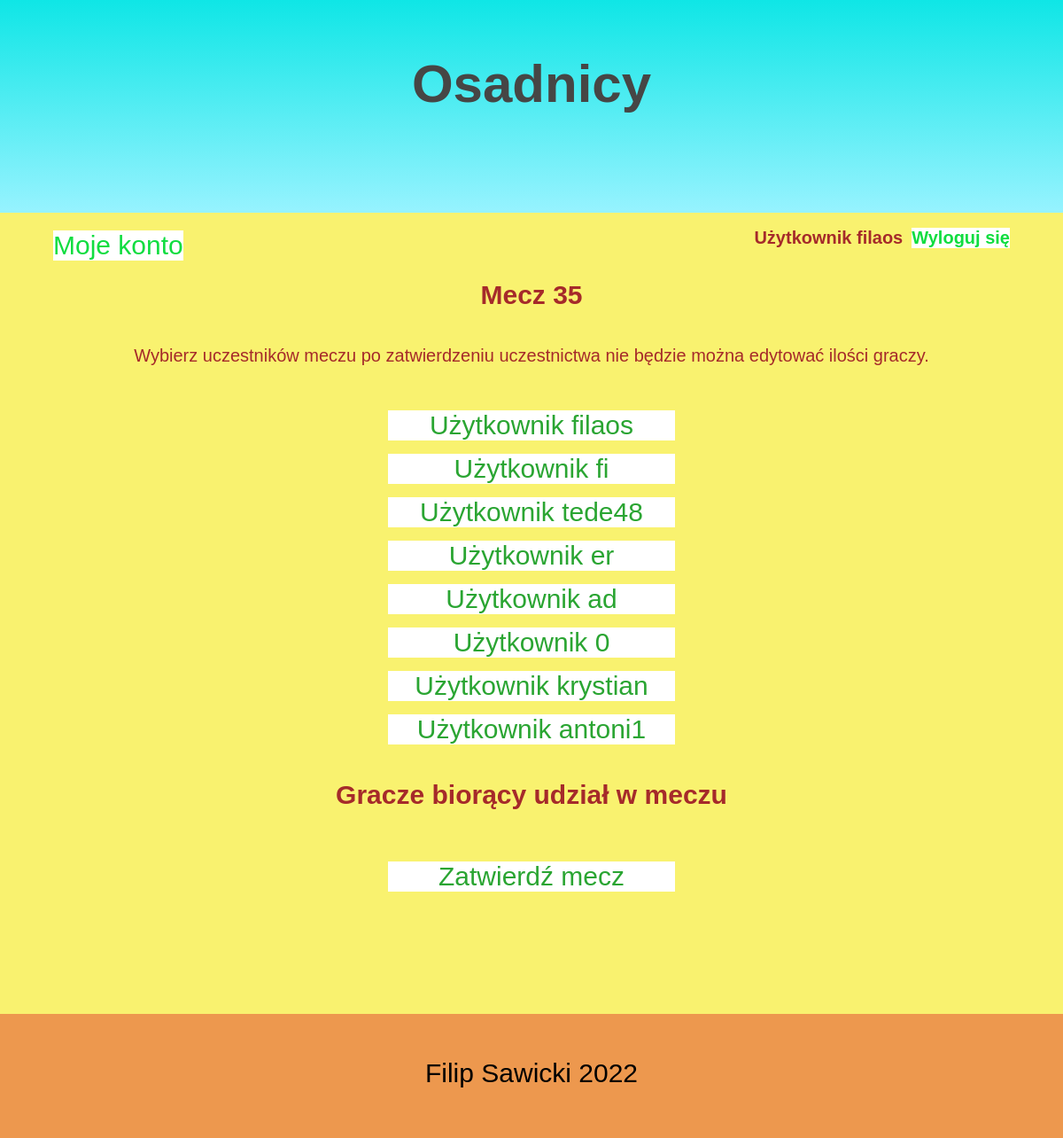
The app's page /tworzenie_meczu.php (signed in), older data.
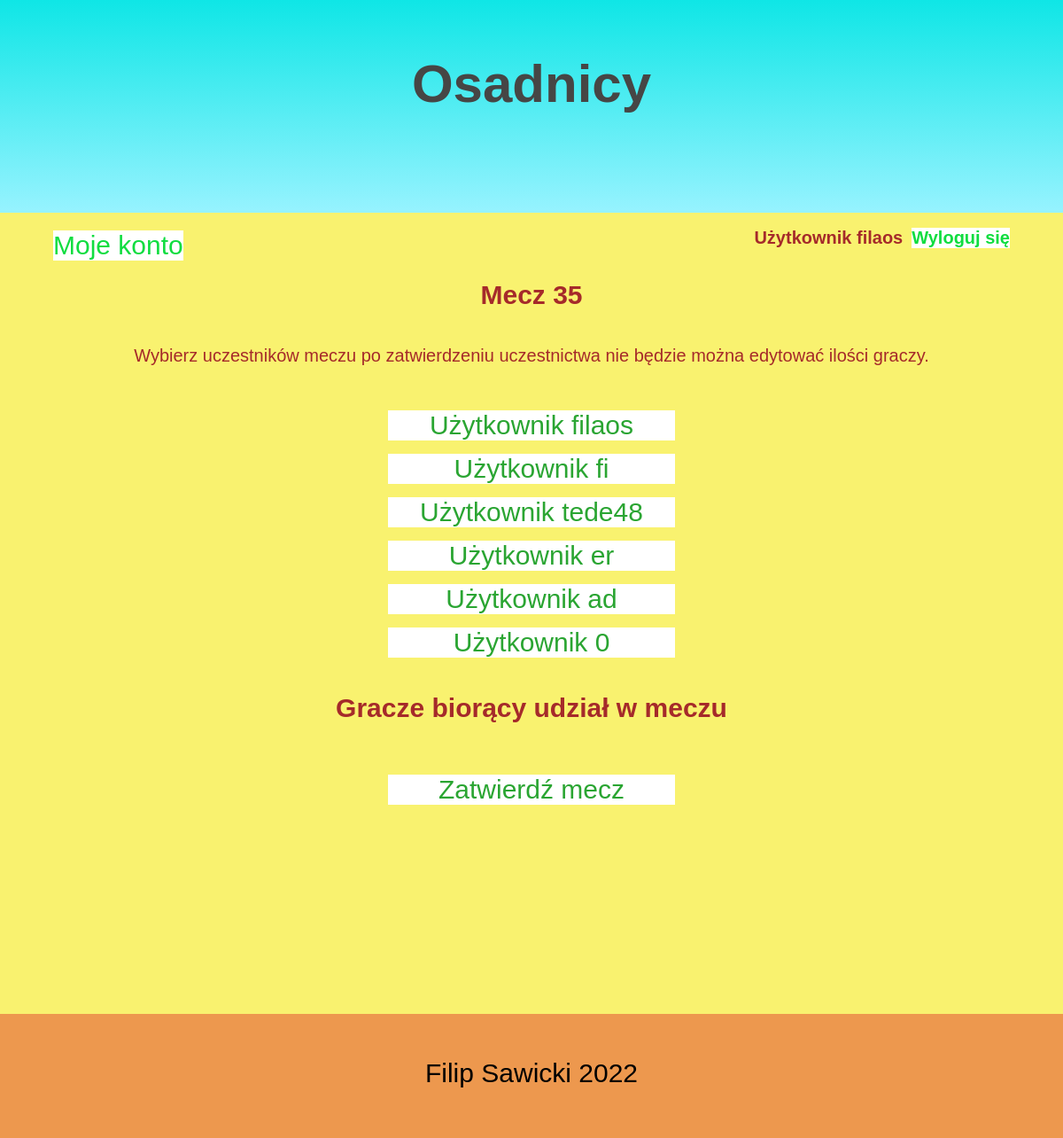
The same page, newer data.
### tables this page shows
CREATE TABLE `uzytkownicy` (
  `id` int(10) NOT NULL,
  `login` varchar(20) NOT NULL,
  `password` varchar(20) NOT NULL,
  `imie` varchar(20) NOT NULL,
  `nazwisko` varchar(20) NOT NULL,
  `email` varchar(30) NOT NULL
);

### tworzenie_meczu.php (the view, shortened to what this page needs)
<!DOCTYPE html>
<html lang="pl">
<head>
    <link rel="stylesheet" type="text/css" href="style.css">
</head>
<body class="body">
    <Header class="header">
        <h1 id="naglowek"> Osadnicy</h1>
    </Header>
    <div class="container">
    <a href="moje_konto.php">
        <div class="powrot">Moje konto</div></a>
        <div class="wylogowanie">
    <h2>
        <?php
       if(isset($_SESSION['login'])){
        echo "Użytkownik  ". $_SESSION['login'];
        ?>
        <a href="wyloguj.php">
            <div class="tilelink2">Wyloguj się
       </div>
        </a>
        <?php
        }
    ?>
    </h2>
        </div>
        <br><br>
        <?php
        require_once "secure.php";
 $polaczenie = @new mysqli($host, $db_user, $db_password, $db_name);
 if($polaczenie->connect_errno!=0)
 {
     echo "Error:".$polaczenie->connect_errno." Opis: ". $polaczenie->connect_error;
 }
 else
 {
?>
<h4>Mecz <?php echo $_SESSION['mecz_przeslany'] ?></h4>
<div class="objasnienia"> Wybierz uczestników meczu po zatwierdzeniu uczestnictwa nie będzie można edytować ilości graczy.</div>
<?php
 $sql = "SELECT * FROM uzytkownicy ";
 if($rezultatu = $polaczenie->query($sql))
 {
     $ilu_userow = $rezultatu->num_rows;
     for($i=0;$i<$ilu_userow;$i++){
     $wiersz = $rezultatu->fetch_assoc();
     $id_uzytkownik= $wiersz['id'];
     $mecz_przeslany=$_SESSION['mecz_przeslany'];
     $sql = "SELECT * FROM uczestnicy WHERE id_user='$id_uzytkownik' AND mecz='$mecz_przeslany'";
     if($rezultat2 = $polaczenie->query($sql))
     {
        $ilu_uczestnikow = $rezultat2->num_rows;
        if($ilu_uczestnikow<=0){
 ?>
 <div class="uzytkownik_meczu" onclick="sprawdz(id)" id=<?php echo $wiersz['id'];?>>Użytkownik <?php echo $wiersz['login'];?> </div>
 <?php
    }}
}}
 ?>
 <h4>Gracze biorący udział w meczu</h4>
 <?php
 }
        ?>
        <br>
        <a href="zatwierdz_mecz.php">
        <div class=tworzenie> Zatwierdź mecz</div>
        </a>
    </div>
    <form id="gracz_form" action="mapa_nowy_mecz.php" method="POST">
<input type="hidden" name="mPozycja"  id='nazmienna' required /><br />
</form>
<form id="gracz_usun_form" action="usuwanie_gracza.php" method="POST">
<input type="hidden" name="mGracz"  id='nazmienna2' required /><br />
</form>
    <br>
     <br>
        <footer class="footer">
            <p><div id="tekst"></div> Filip Sawicki 2022</p>
        </footer>
</body>
</html>

### style.css (style rules this page uses)
@media all and (min-width:1000px) and (max-width:1999px) { .body { background-color: rgb(249, 242, 111); font-family: Arial; height: 100vh; margin: 0px; padding: 0px; } }
@media all and (min-width:1000px) and (max-width:1999px) { .container { margin-left: auto; margin-right: auto; width: 90%; min-height:100%; position:relative; } }
@media all and (min-width:1000px) and (max-width:1999px) { .footer { background-color: rgb(237, 152, 78); text-align: center; font-size: 30px; bottom: 0; width: 100%; padding: 20px 0px 20px 0px; height: 100px; position: relative; } }
@media all and (min-width:1000px) and (max-width:1999px) { .header { background-image: linear-gradient(to top, #97f3ff 0%, #0fe6e6 100%); color:rgb(70, 70, 69); text-align: center; margin-left: 0; margin-right:0; padding: 20px; margin-top: 0px; font-size: 30px; height: 200px; } }
@media all and (min-width:1000px) and (max-width:1999px) { h2 { color: brown; font-size: 20px; } }
@media all and (min-width:1000px) and (max-width:1999px) { h4 { color: brown; font-size: 30px; text-align: center; } }
@media all and (min-width:1000px) and (max-width:1999px) { .wylogowanie { margin-right: 0px; text-align: right; float: right; width: 40%; } }
@media all and (min-width:1000px) and (max-width:1999px) { .powrot { margin-left: 0px; margin-top: 20px; text-align: left; float: left; font-size: 30px; color: rgb(16, 221, 64); background-color: white; } }
@media all and (min-width:1000px) and (max-width:1999px) { .tilelink2 { background-color: white; text-decoration: none; float: right; margin-left: 10px; color: rgb(16, 221, 64); } }
@media all and (min-width:1000px) and (max-width:1999px) { .tworzenie { color: rgb(42, 165, 50); width: 30%; font-size: 30px; text-align: center; background-color: white; margin-left: auto; margin-right: auto; text-decoration: none; } }
@media all and (min-width:1000px) and (max-width:1999px) { .uzytkownik_meczu { color: rgb(42, 165, 50); width: 30%; font-size: 30px; text-align: center; background-color: white; margin-left: auto; margin-right: auto; text-decoration: none; margin-bottom: 15px; } }
@media all and (min-width:1000px) and (max-width:1999px) { a { text-decoration: none; } }
@media all and (min-width:1000px) and (max-width:1999px) { .objasnienia { width: 100%; color: brown; font-size: 20px; text-align: center; padding: 0px 50px 50px 0px; } }

Row changes from the older to the newer data that the page shows:
removed uzytkownicy: login "krystian"
removed uzytkownicy: login "antoni1"
